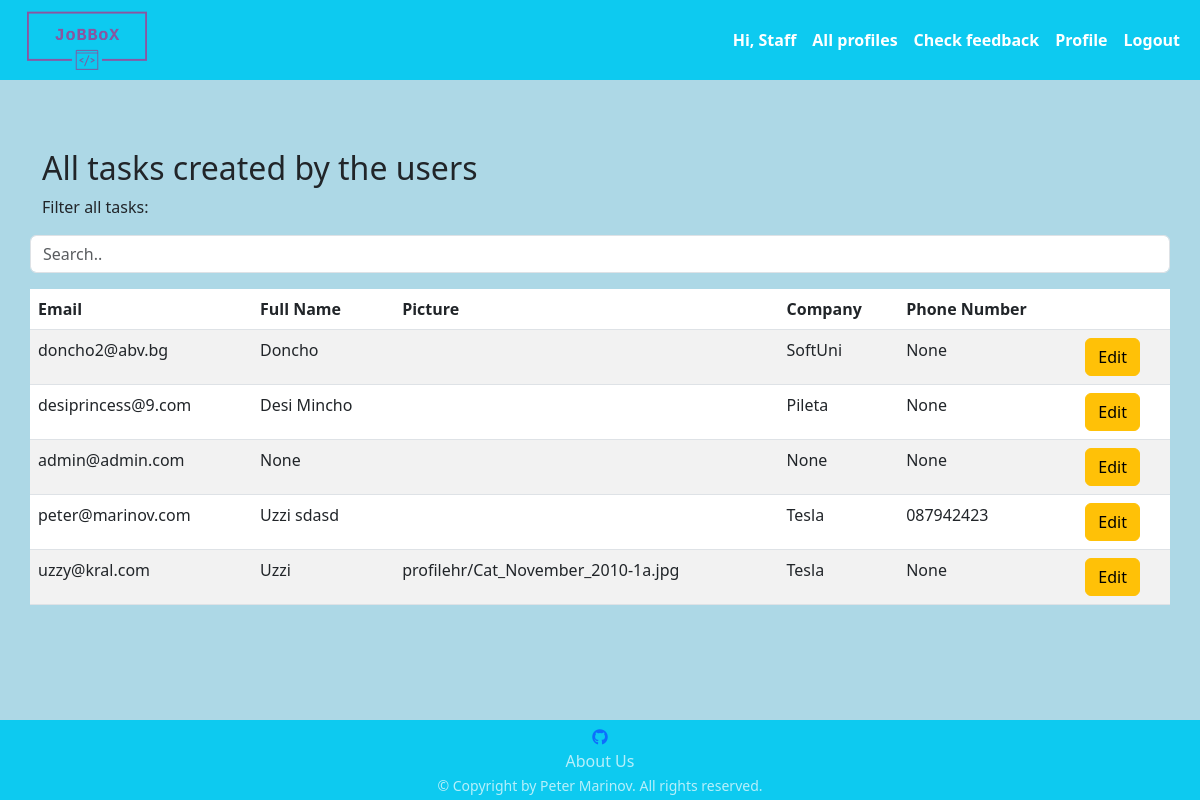
The page /user/all/ (signed in) on the database as committed earlier.
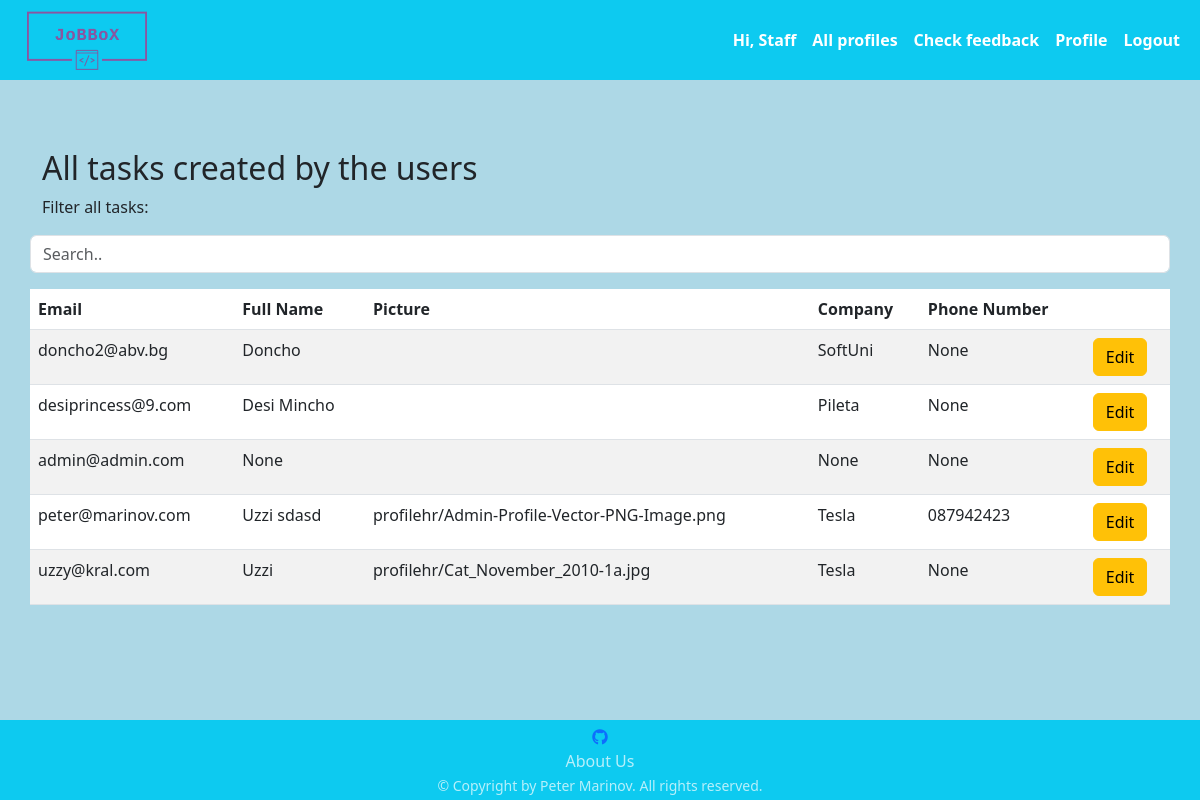
The same page on the database as committed later.
### jobbox/common/models.py (models this page shows)
class ProfileHR(models.Model):
    FIRST_NAME_MAX_LEN = 30
    LAST_NAME_MAX_LEN = 30
    COMPANY_NAME_MAX_LEN = 15
    TELEPHONE_NUMBER_MAX_LEN = 13
    TELEPHONE_NUMBER_MIN_LEN = 4
    PROFILE_PICTURE_MAX_SIZE_IN_MB = 1
    first_name = models.CharField(
        max_length=FIRST_NAME_MAX_LEN,
        null=True,
        blank=False,
        validators=[
            check_if_only_letters,
        ]
    )
    last_name = models.CharField(
        max_length=LAST_NAME_MAX_LEN,
        null=True,
        blank=True,
        validators=[
            check_if_only_letters,
        ]
    )
    company_name = models.CharField(
        max_length=COMPANY_NAME_MAX_LEN,
        null=True,
        blank=True,
    )
    profile_picture = models.ImageField(
        upload_to='profilehr',
        null=True,
        blank=True,
        validators=[
            FileSizeValidatorInMB(PROFILE_PICTURE_MAX_SIZE_IN_MB)
        ]
    )
    telephone_number = models.CharField(
        max_length=TELEPHONE_NUMBER_MAX_LEN,
        null=True,
        blank=True,
        validators=[
            validators.MinLengthValidator(TELEPHONE_NUMBER_MIN_LEN),
            check_if_number_starts_with_zero_or_plus,
        ]
    )
    user = models.OneToOneField(
        UserModel,
        on_delete=models.CASCADE,
        primary_key=True,
    )
    def full_name(self):
        if self.last_name:
            return f'{self.first_name} {self.last_name}'
        return f'{self.first_name}'
    class Meta:
        verbose_name_plural = 'Profile HRs'

### jobbox/app_auth/views.py (the view)
# urls.py: path('all/', AllProfiles.as_view(), name='all_profiles'),
class AllProfiles(auth_mixins.LoginRequiredMixin, AdminOrStaffMixin, views.ListView):
    template_name = 'app_auth/all_profiles.html'
    model = ProfileHR
    form_class = EditUserHRForm
    success_url = reverse_lazy('all_profiles')
    def get_context_data(self, **kwargs):
        context = super().get_context_data(**kwargs)
        context['accounts'] = UserModel.objects.all()
        return context

### jobbox/app_auth/templatetags/custom_filters.py (called while the page is built)
@register.filter(name='get_by_id')
def get_by_id(queryset, id):
    try:
        return queryset.get(id=id)
    except queryset.model.DoesNotExist:
        return None

### jobbox/app_auth/views.py (called while the page is built)
    def dispatch(self, request, *args, **kwargs):
        if not (request.user.is_superuser or request.user.is_staff):
            raise PermissionDenied()
        return super().dispatch(request, *args, **kwargs)

### middawares/middawares.py (called while the page is built)
def set_profile_middleware(get_response):
    def middleware(request, *args, **kwargs):
        if request.user.is_authenticated:
            request.current_user = request.user
        else:
            request.current_user = None
        return get_response(request, *args, **kwargs)
    return middleware

### templates/app_auth/all_profiles.html (shortened to what this page needs)
{% extends 'base.html' %}
{% load custom_filters %}
{% block content %}
    {% if object_list %}
        <h2>All tasks created by the users</h2>
        <p>Filter all tasks:</p>
        <input class="form-control container-fluid mb-3" id="allProfilesInput" type="text" placeholder="Search..">
        <br>
        <table class="table table-hover table-striped">
            <thead>
            <tr>
                <th scope="col">Email</th>
                <th scope="col">Full Name</th>
                <th scope="col">Picture</th>
                <th scope="col">Company</th>
                <th scope="col">Phone Number</th>
                <th scope="col"></th>
            </tr>
            </thead>
            <tbody id="allProfilesTable">
            {% for profile in object_list %}
                <tr>
                    {% with matching_object=accounts|get_by_id:profile.user_id %}
                        {% if matching_object %}
                            <td>{{ matching_object.email }}</td>
                        {% endif %}
                    {% endwith %}
                    <td>{{ profile.full_name }}</td>
                    <td>{{ profile.profile_picture }}</td>
                    <td>{{ profile.company_name }}</td>
                    <td>{{ profile.telephone_number }}</td>
                    <td>
                        <a class="btn btn-warning" href="{% url 'edit_profile_administrator' pk=profile.pk %}">Edit</a>
                    </td>
                </tr>
            {% endfor %}
            </tbody>
        </table>
    {% else %}
        <h3>You don't have any tasks created.</h3>
    {% endif %}
{% endblock %}

Rows that differ between the two databases and show on the page:
changed ProfileHR "Uzzi sdasd": profile_picture (not shown) → "profilehr/Admin-Profile-Vector-PNG-Image.png"
